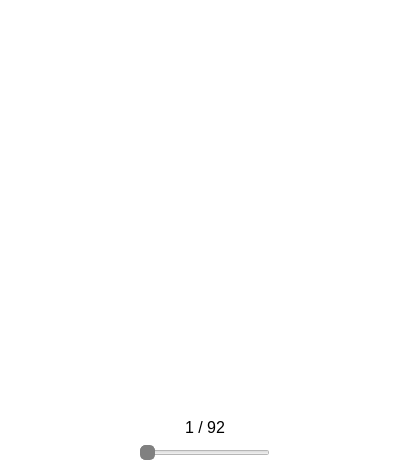
<?xml version="1.0" encoding="UTF-8"?>
<ui version="4.0">
 <class>MainWindow</class>
 <widget class="QMainWindow" name="MainWindow">
  <property name="geometry">
   <rect>
    <x>0</x>
    <y>0</y>
    <width>404</width>
    <height>433</height>
   </rect>
  </property>
  <property name="windowTitle">
   <string>Ферзи</string>
  </property>
  <property name="styleSheet">
   <string notr="true">background-color: white;</string>
  </property>
  <widget class="QWidget" name="centralWidget">
   <property name="minimumSize">
    <size>
     <width>410</width>
     <height>474</height>
    </size>
   </property>
   <property name="maximumSize">
    <size>
     <width>410</width>
     <height>474</height>
    </size>
   </property>
   <layout class="QVBoxLayout" name="verticalLayout">
    <item>
     <widget class="QFrame" name="fr">
      <property name="sizePolicy">
       <sizepolicy hsizetype="Preferred" vsizetype="Expanding">
        <horstretch>0</horstretch>
        <verstretch>0</verstretch>
       </sizepolicy>
      </property>
      <property name="styleSheet">
       <string notr="true">border-radius: 3px;</string>
      </property>
      <property name="frameShape">
       <enum>QFrame::Box</enum>
      </property>
      <property name="frameShadow">
       <enum>QFrame::Raised</enum>
      </property>
      <layout class="QGridLayout" name="gridLayout">
       <property name="leftMargin">
        <number>0</number>
       </property>
       <property name="topMargin">
        <number>0</number>
       </property>
       <property name="rightMargin">
        <number>0</number>
       </property>
       <property name="bottomMargin">
        <number>0</number>
       </property>
       <property name="spacing">
        <number>0</number>
       </property>
      </layout>
     </widget>
    </item>
    <item>
     <layout class="QHBoxLayout" name="horizontalLayout_2">
      <item alignment="Qt::AlignHCenter">
       <widget class="QLabel" name="label">
        <property name="font">
         <font>
          <family>Arial</family>
          <pointsize>12</pointsize>
         </font>
        </property>
        <property name="text">
         <string>1 / 92</string>
        </property>
       </widget>
      </item>
     </layout>
    </item>
    <item>
     <layout class="QHBoxLayout" name="horizontalLayout">
      <item>
       <spacer name="horizontalSpacer">
        <property name="orientation">
         <enum>Qt::Horizontal</enum>
        </property>
        <property name="sizeHint" stdset="0">
         <size>
          <width>40</width>
          <height>20</height>
         </size>
        </property>
       </spacer>
      </item>
      <item>
       <widget class="QSlider" name="horizontalSlider">
        <property name="styleSheet">
         <string notr="true">::handle{
	background: gray;
	border: 1px solid gray;
	border-radius: 5px;
}
::handle:hover {
	background: white;
}</string>
        </property>
        <property name="maximum">
         <number>91</number>
        </property>
        <property name="orientation">
         <enum>Qt::Horizontal</enum>
        </property>
       </widget>
      </item>
      <item>
       <spacer name="horizontalSpacer_2">
        <property name="orientation">
         <enum>Qt::Horizontal</enum>
        </property>
        <property name="sizeHint" stdset="0">
         <size>
          <width>40</width>
          <height>20</height>
         </size>
        </property>
       </spacer>
      </item>
     </layout>
    </item>
   </layout>
  </widget>
 </widget>
 <layoutdefault spacing="6" margin="11"/>
 <resources/>
 <connections/>
</ui>
